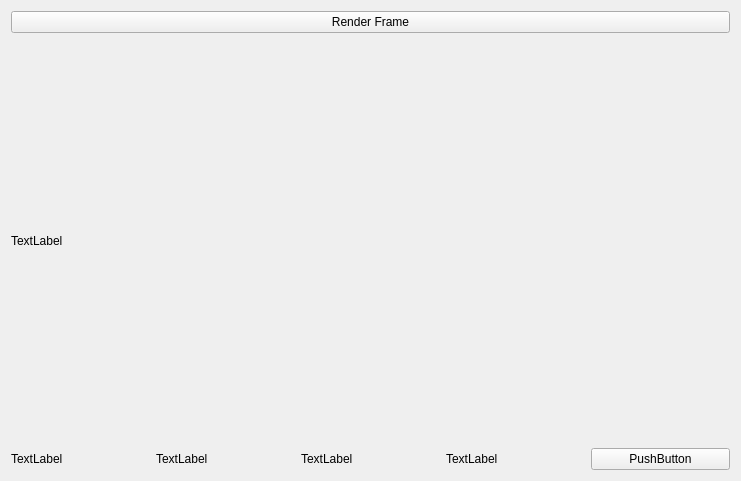
     <widget class="QWidget" name="verticalLayoutWidget_5">
      <property name="geometry">
       <rect>
        <x>380</x>
        <y>10</y>
        <width>741</width>
        <height>481</height>
       </rect>
      </property>
      <layout class="QVBoxLayout" name="verticalFrameLayout" stretch="1,4,1">
       <item>
        <widget class="QPushButton" name="renderFrame">
         <property name="text">
          <string>Render Frame</string>
         </property>
        </widget>
       </item>
       <item>
        <widget class="QLabel" name="AnimationFrame">
         <property name="text">
          <string>TextLabel</string>
         </property>
        </widget>
       </item>
       <item>
        <layout class="QHBoxLayout" name="FrameLayout" stretch="0,0,0,0,0">
         <property name="sizeConstraint">
          <enum>QLayout::SetMaximumSize</enum>
         </property>
         <item>
          <widget class="QLabel" name="f1">
           <property name="text">
            <string>TextLabel</string>
           </property>
          </widget>
         </item>
         <item>
          <widget class="QLabel" name="f2">
           <property name="text">
            <string>TextLabel</string>
           </property>
          </widget>
         </item>
         <item>
          <widget class="QLabel" name="f3">
           <property name="text">
            <string>TextLabel</string>
           </property>
          </widget>
         </item>
         <item>
          <widget class="QLabel" name="f4">
           <property name="text">
            <string>TextLabel</string>
           </property>
          </widget>
         </item>
         <item>
          <widget class="QPushButton" name="addFrame">
           <property name="text">
            <string>PushButton</string>
           </property>
          </widget>
         </item>
        </layout>
       </item>
      </layout>
     </widget>
